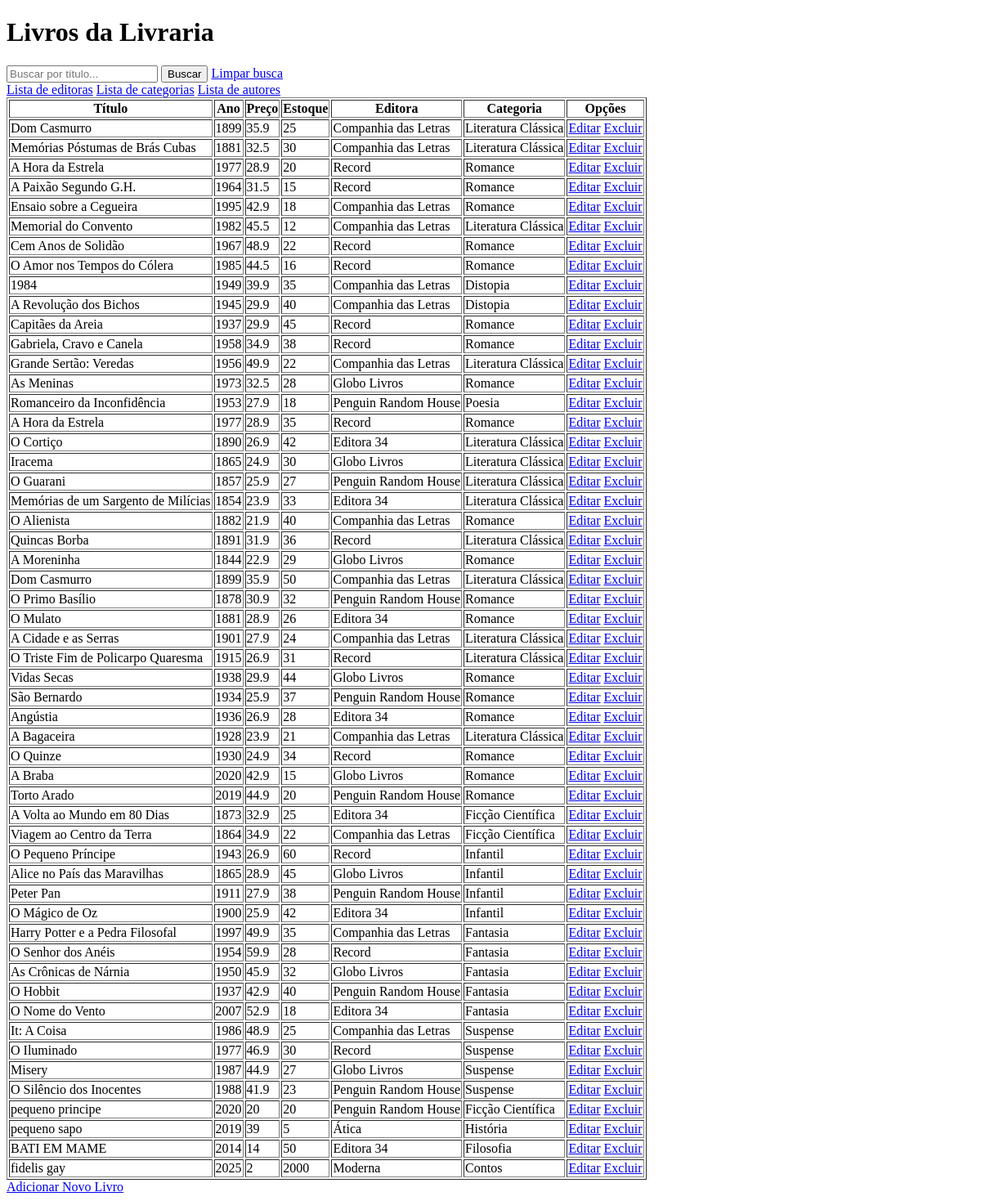
The page /livros/lista/ on the database as committed earlier.
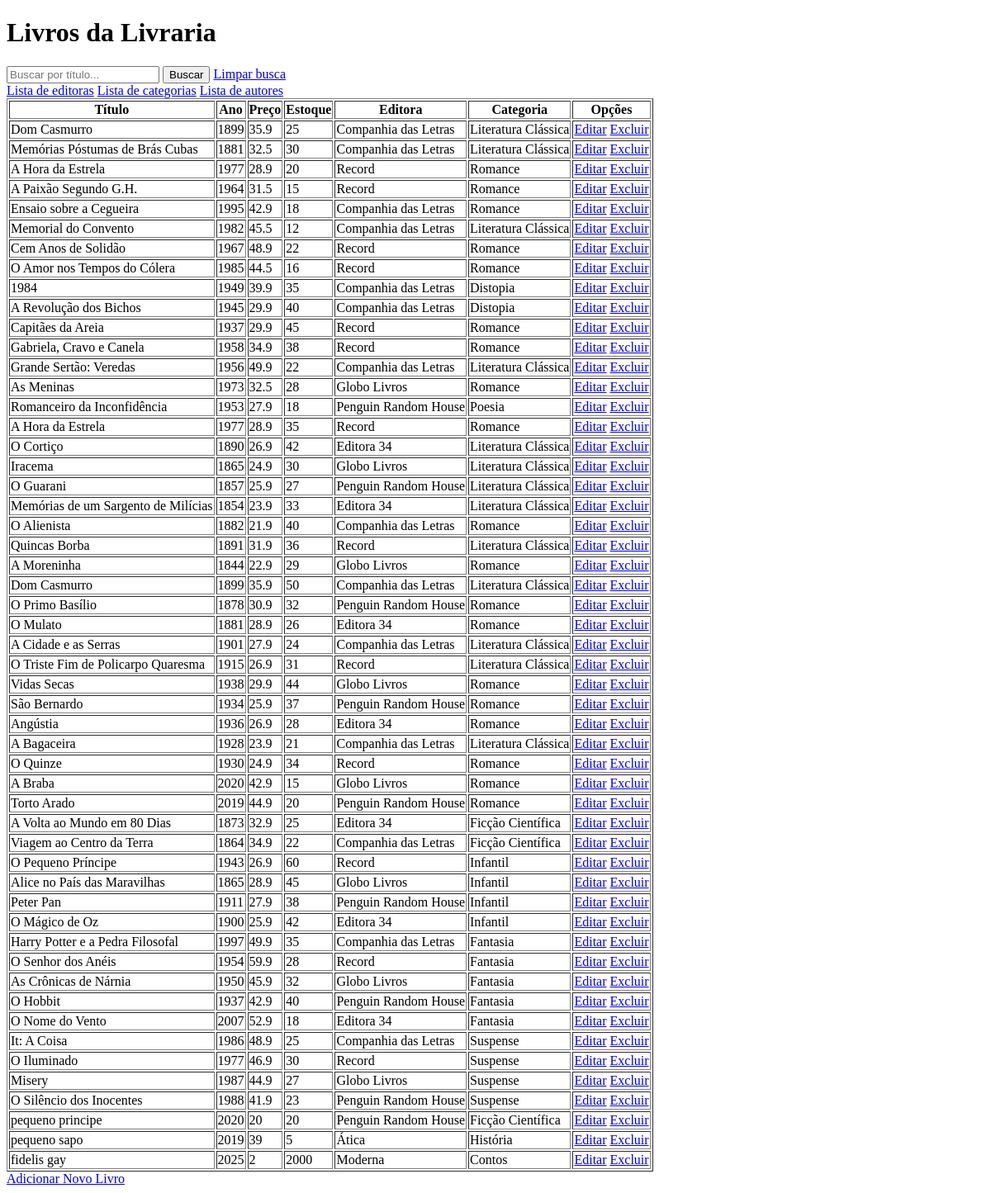
The same page on the database as committed later.
### livros/models.py (models this page shows, shortened)
class Livros(models.Model):
    id_livro = models.AutoField(primary_key=True)
    titulo = models.TextField()  # Título obrigatório
    ano_publicacao = models.IntegerField(blank=True, null=True)  # Ano opcional
    preco = models.TextField(blank=True, null=True)  # Preço opcional
    estoque = models.IntegerField(blank=True, null=True)  # Estoque opcional
    id_editora = models.ForeignKey(Editoras, models.DO_NOTHING, db_column='id_editora', blank=True, null=True)
    id_categoria = models.ForeignKey(Categorias, models.DO_NOTHING, db_column='id_categoria', blank=True, null=True)
    class Meta:
        managed = False
        db_table = 'livros'

class Editoras(models.Model):
    id_editora = models.AutoField(primary_key=True)
    nome_editora = models.TextField(unique=True)  # Nome único
    endereco = models.TextField(blank=True, null=True)
    telefone = models.TextField(blank=True, null=True)
    email = models.TextField(blank=True, null=True)
    class Meta:
        managed = False
        db_table = 'editoras'
    def __str__(self):
        return self.nome_editora

class Categorias(models.Model):
    id_categoria = models.AutoField(primary_key=True)
    nome_categoria = models.TextField(unique=True)  # Nome único
    descricao = models.TextField(blank=True, null=True)  # Descrição opcional
    class Meta:
        managed = False
        db_table = 'categorias'
    def __str__(self):
        return self.nome_categoria

### livros/views.py (the view)
# urls.py: path('lista/', views.listar_livros, name='listar_livros'),
def listar_livros(request):
    livros = Livros.objects.all()
    return render(request, 'livros/lista.html', {'livros': livros})

### livros/templates/livros/lista.html (shortened to what this page needs)
<!DOCTYPE html>
<html>
<head>
</head>
<body>
    <h1>Livros da Livraria</h1>
    <form method="get" action="{% url 'buscar_livros' %}">
        <input type="text" name="q" placeholder="Buscar por título..."
               value="{{ request.GET.q }}">
        <button type="submit">Buscar</button>
        <a href="{% url 'listar_livros' %}">Limpar busca</a>
    </form>
    <a href="{% url 'listar_editoras' %}">Lista de editoras</a>
    <a href="{% url 'listar_categorias' %}">Lista de categorias</a>
    <a href="{% url 'listar_autores' %}">Lista de autores</a>
    <table border="1">
        <tr>
            <th>Título</th>
            <th>Ano</th>
            <th>Preço</th>
            <th>Estoque</th>
            <th>Editora</th>
            <th>Categoria</th>
            <th>Opções</th>
        </tr>
        {% for livro in livros %}
        <tr>
            <td>{{ livro.titulo }}</td>
            <td>{{ livro.ano_publicacao }}</td>
            <td>{{ livro.preco }}</td>
            <td>{{ livro.estoque }}</td>
            <td>{{ livro.id_editora }}</td>
            <td>{{ livro.id_categoria }}</td>
            <td>
                <a href="{% url 'editar_livros' livro.id_livro %}">Editar</a>
                <a href="{% url 'deletar_livros' livro.id_livro %}">Excluir</a>
            </td>
        </tr>
        {% endfor %}
    </table>
    <a href="{% url 'adicionar_livros' %}">Adicionar Novo Livro</a>
</body>
</html>

Rows that differ between the two databases and show on the page:
removed Livros: titulo "BATI EM MAME", ano_publicacao "2014", preco "14", estoque "50", id_editora "Editora 34", id_categoria "Filosofia"
